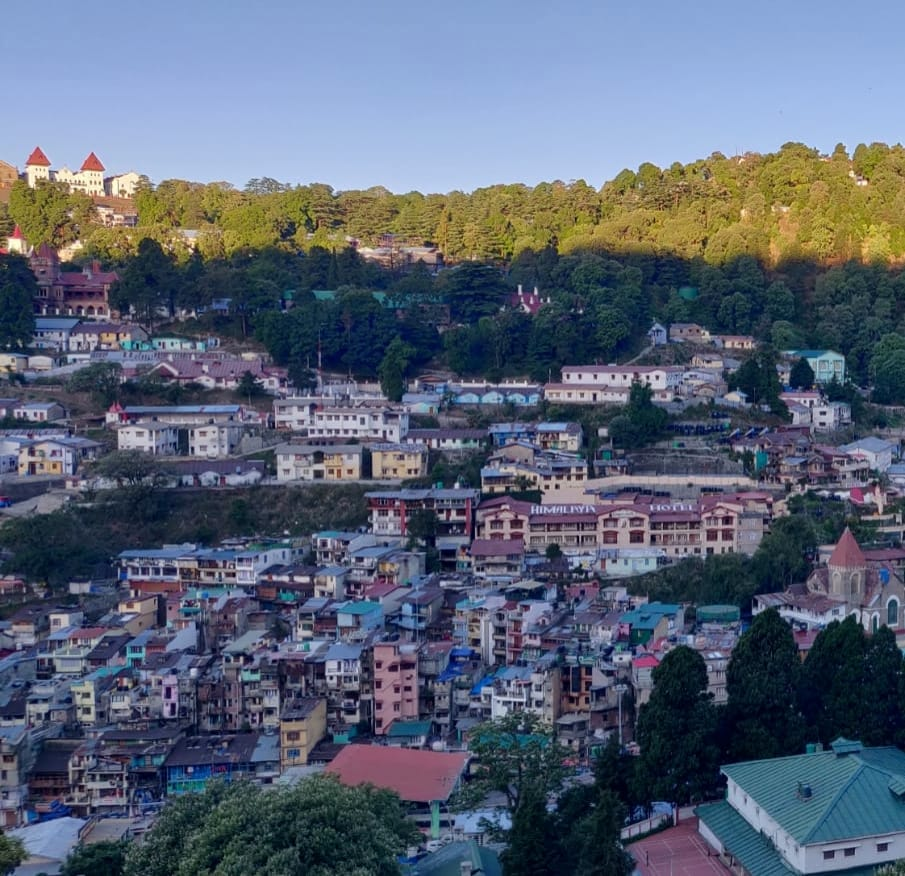
#> input picture part2/input_pano_1/0.jpg, 905 x 876 px
$ python b.py input_pano_1 out
#> lines starting #> are read from the running program, lines starting #| are printed output that depends on the picture; after the words box and inside, x2 and y2 are one past the last pixel; in counts of white or black regions, pixels touching at a corner belong together
import numpy as np
import imutils
import cv2
import os
from tqdm import tqdm
import argparse

# Function to detect keypoints and compute descriptors using SIFT
def sift_detect_descriptor(image):
    descriptor=cv2.SIFT_create() #SIFT
    kps,features=descriptor.detectAndCompute(image,None)
    kps=np.float32([kp.pt for kp in kps]) #keypoints to float32 array
    return (kps,features)

# Function to match keypoints between two images using BFMatcher and ratio test
def interest_point_matcher(interestA,interestB,xA,xB,ratio,re_proj):
    matcher=cv2.BFMatcher()
    rawMatches=matcher.knnMatch(xA,xB,2) #KNN matching
    matches=[]
    for m in rawMatches:
        if len(m) == 2 and m[0].distance<m[1].distance*ratio: #Lowe's ratio test
            matches.append((m[0].trainIdx,m[0].queryIdx))
    if len(matches)>4: #Ensure enough matches exist to compute homography
        ptsA=np.float32([interestA[i] for (_,i) in matches])
        ptsB=np.float32([interestB[i] for (i,_) in matches])
        H,status=cv2.findHomography(ptsA,ptsB,cv2.RANSAC,re_proj) #homography matrix
        return (matches,H,status)
    return None

#Function to visualize matches between keypoints of two images
def viz_matches(imageA,imageB,interestA,interestB,matches,status):
    hA,wA=imageA.shape[:2]
    hB,wB=imageB.shape[:2]
    viz=np.zeros((max(hA,hB),wA+wB,3),dtype="uint8")# Create an empty canvas for visualization
    viz[0:hA,0:wA]=imageA
    viz[0:hB,wA:]=imageB
    for((trainIdx,queryIdx),s) in zip(matches,status):
        if s == 1:# If the match is good, draw a line
            ptA=(int(interestA[queryIdx][0]),int(interestA[queryIdx][1]))
            ptB=(int(interestB[trainIdx][0])+wA,int(interestB[trainIdx][1]))
            cv2.line(viz,ptA,ptB,(0,255,0),1)
    return viz

# Function to crop the extra black regions from the stitched panorama
def crop_black_region(image):
    gray=cv2.cvtColor(image,cv2.COLOR_BGR2GRAY)
    _,thresh=cv2.threshold(gray,0,255,cv2.THRESH_BINARY) # Convert to binary image
    contours,_=cv2.findContours(thresh,cv2.RETR_EXTERNAL,cv2.CHAIN_APPROX_SIMPLE)
    if contours:
        x,y,w,h=cv2.boundingRect(contours[0]) # Find bounding box of the content area
        return image[y:y+h-1,x:x+w-1] # the cropped img
    return image

# Function to perform image stitching
def stitch(images,ratio=0.75,re_proj=5.0,show_overlay=False):
    imageB,imageA=images
    interestA,xA=sift_detect_descriptor(imageA)
    interestB,xB=sift_detect_descriptor(imageB)
    M=interest_point_matcher(interestA,interestB,xA,xB,ratio,re_proj)
    if M is None:
        print("Not enough matches found.")
        return None
    matches,H,status=M
    pano_img=cv2.warpPerspective(imageA,H,(imageA.shape[1]+imageB.shape[1],imageA.shape[0]))# Warp imageA
    pano_img[0:imageB.shape[0],0:imageB.shape[1]]=imageB # Overlay imageB on top
    pano_img = crop_black_region(pano_img)
    if show_overlay:
        visualization=viz_matches(imageA,imageB,interestA,interestB,matches,status)
        return (pano_img,visualization)
    return pano_img

#Function to display an image for a given time in seconds
def show(img,time=3,msg="Image"):
    cv2.imshow(msg,img)
    cv2.waitKey(int(time*1000))
    cv2.destroyAllWindows()

def main(input_dir,output_dir):
#> called with input_dir = 'input_pano_1', output_dir = 'out'
    img_path=[]
    for i in os.listdir(input_dir):
        img_path.append(os.path.join(input_dir,i))
    assert len(img_path)>0,"No image found in input folder"
    img_path.sort(key=lambda x:int(os.path.splitext(os.path.basename(x))[0]))
    if os.path.exists(output_dir):
        pass
    else:
        os.makedirs(output_dir)

    left_img=cv2.imread(img_path[0])
#> left_img is the input picture: shape (876, 905, 3); mean B, G, R 117.1, 99, 89.1
    left_img=imutils.resize(left_img,width=600)
#> left_img: shape (580, 600, 3)
    for i in tqdm(range(1,len(img_path))):
        right_img=cv2.imread(img_path[i])
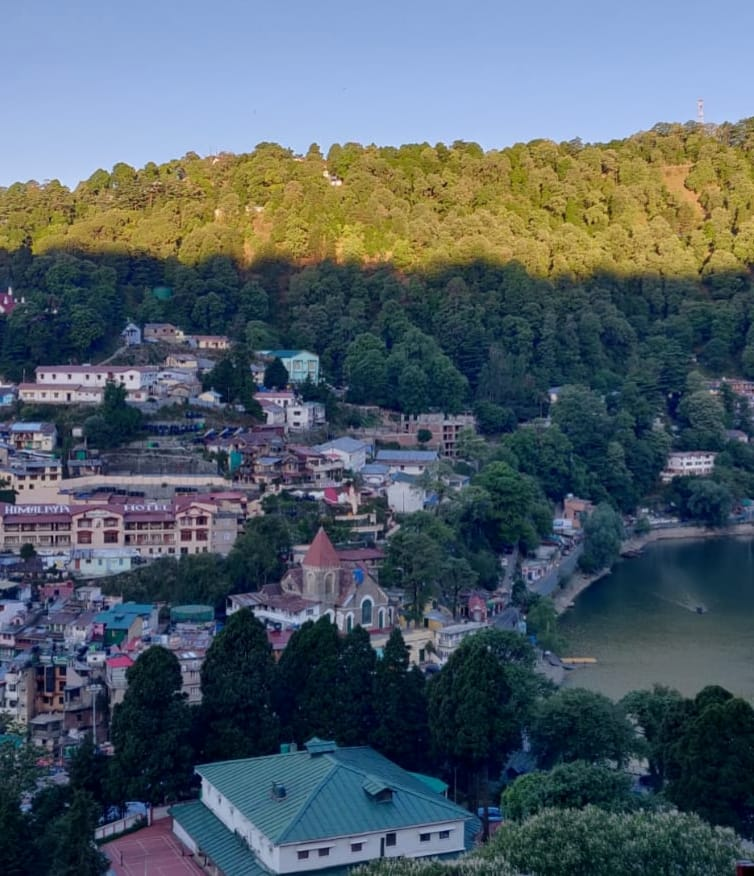
#> input picture part2/input_pano_1/1.jpg, 754 x 876 px
#> right_img is the input picture: shape (876, 754, 3); mean B, G, R 104, 94, 80.5
        right_img=imutils.resize(right_img,width=600)
#> right_img: shape (697, 600, 3)
        pano_img=stitch([left_img,right_img],show_overlay=True)
#> in sift_detect_descriptor, `kps,features=descriptor.detectAndCompute(image,None)`: kps = 4536 keypoints; strongest (x, y, size): (25, 387, 2.5), (338, 666, 4.8), (236, 329, 2.7), (17, 387, 2.5)
#> in sift_detect_descriptor, `kps=np.float32([kp.pt for kp in kps])`: kps = 4536 pairs, first value 2.3 to 596.5, second value 88.45 to 694.2
#> in stitch, `interestA,xA=sift_detect_descriptor(imageA)`: interestA has the same summary as kps in sift_detect_descriptor
#> in sift_detect_descriptor (call 2), `kps,features=descriptor.detectAndCompute(image,None)`: kps = 4683 keypoints; strongest (x, y, size): (9, 161, 6.8), (369, 322, 2.1), (43, 168, 6.2), (394, 262, 1.9)
#> in stitch, `interestB,xB=sift_detect_descriptor(imageB)`: interestB = 4683 pairs, first value 2.33 to 597, second value 87.95 to 577.1
#> in interest_point_matcher, `rawMatches=matcher.knnMatch(xA,xB,2)`: rawMatches = 4536 matches
#> after the loop in interest_point_matcher, `for m in rawMatches:`: matches = 1203 pairs, first value 296 to 4675, second value 5 to 4335
#> in interest_point_matcher, `ptsA=np.float32([interestA[i] for (_,i) in matches])`: ptsA = 1203 pairs, first value 2.95 to 559.1, second value 103.3 to 692.4
#> in interest_point_matcher, `ptsB=np.float32([interestB[i] for (i,_) in matches])`: ptsB = 1203 pairs, first value 37.84 to 595.8, second value 87.95 to 576.4
#> in interest_point_matcher, `H,status=cv2.findHomography(ptsA,ptsB,cv2.RANSAC,re_proj)`: H = [[0.833, -8.89e-05, 348.5], [0.000179, 0.832, -0.0432], [4.25e-07, -1.88e-07, 1]]; status = 1203 values, max 1 at index 0, min 0 at index 22, mean 0.978
#> in crop_black_region, `gray=cv2.cvtColor(image,cv2.COLOR_BGR2GRAY)`:
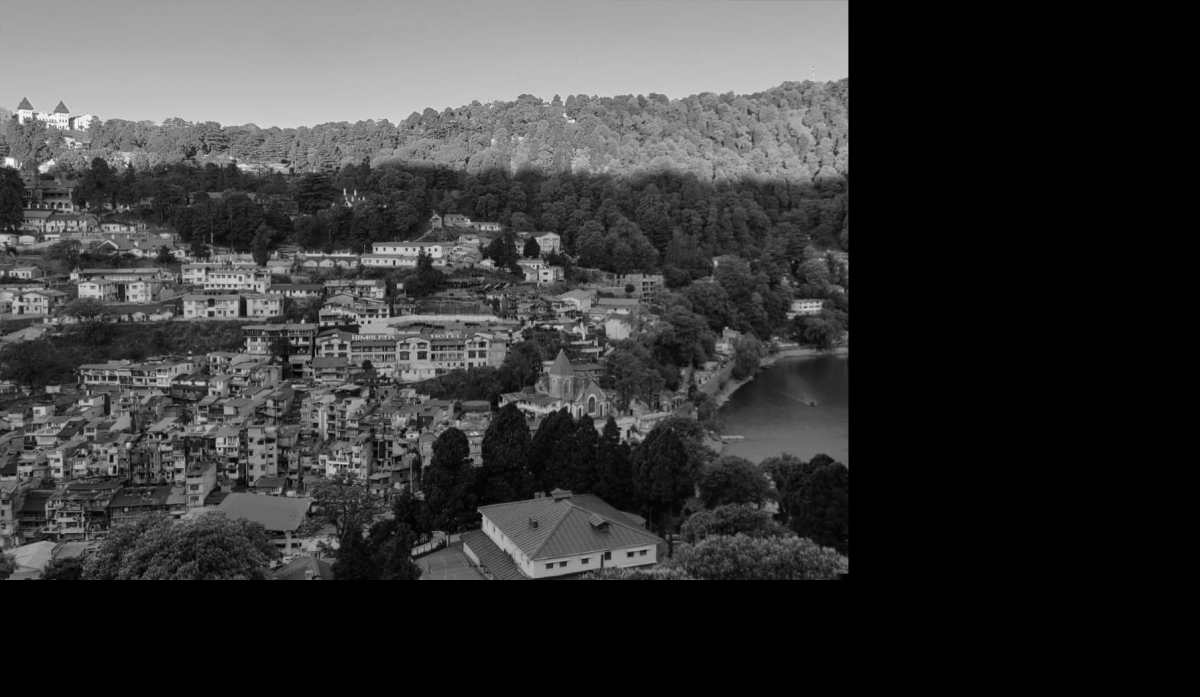
#> gray: shape (697, 1200); min 0, max 250, mean 55.8
#> in crop_black_region, `_,thresh=cv2.threshold(gray,0,255,cv2.THRESH_BINARY)`:
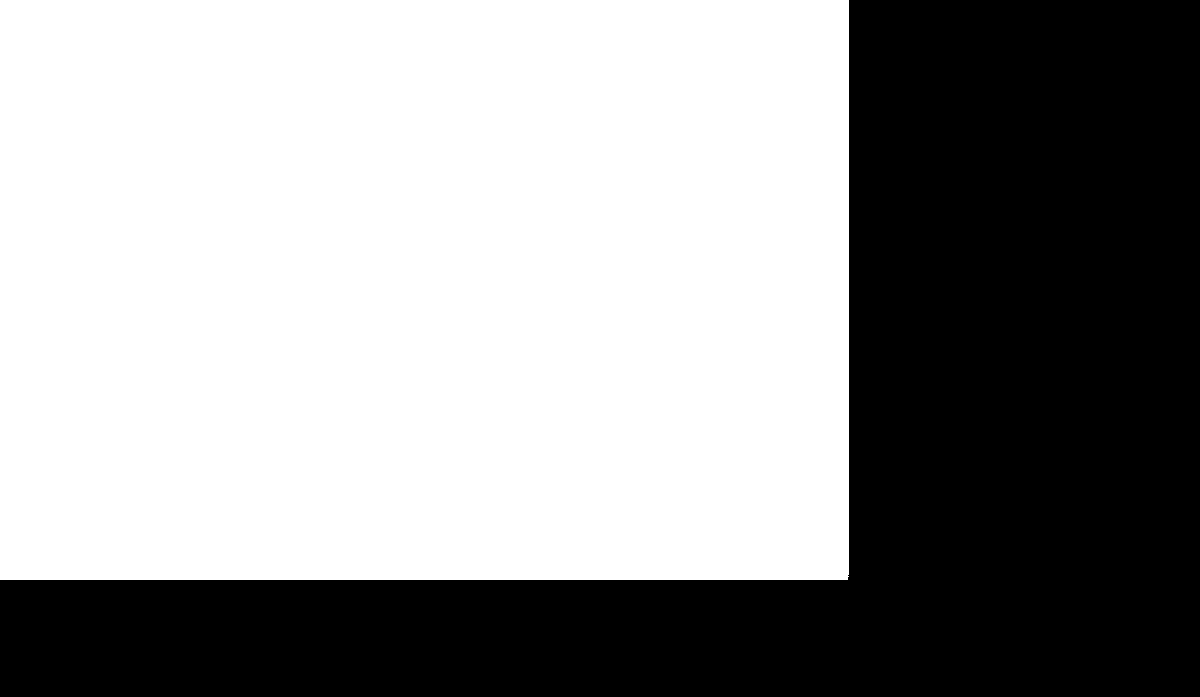
#> thresh: shape (697, 1200); 58.9% white; 1 black region, box (x1, y1, x2, y2) and area: (0, 0, 1200, 697) 343984
#> in crop_black_region, `contours,_=cv2.findContours(thresh,cv2.RETR_EXTERNAL,cv2.CHAIN_APPROX_..`: contours = 1 item
#> in crop_black_region, `x,y,w,h=cv2.boundingRect(contours[0])`: x = 0; w = 849; h = 580
#> in crop_black_region, `return image[y:y+h-1,x:x+w-1]`:
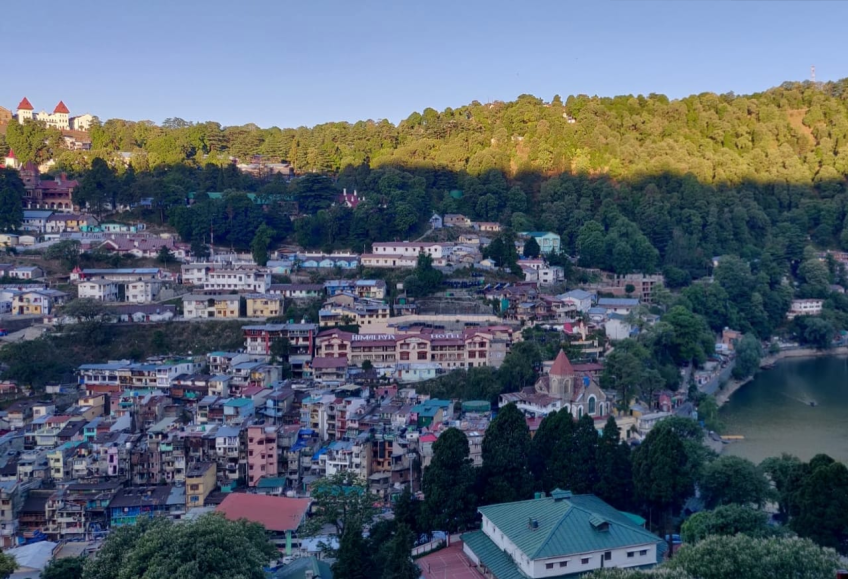
#> returned value: shape (579, 848, 3); mean of channels 0, 1, 2 111.2, 96.7, 85.1; drawn as B, G, R
#> in viz_matches, `viz[0:hB,wA:]=imageB`:
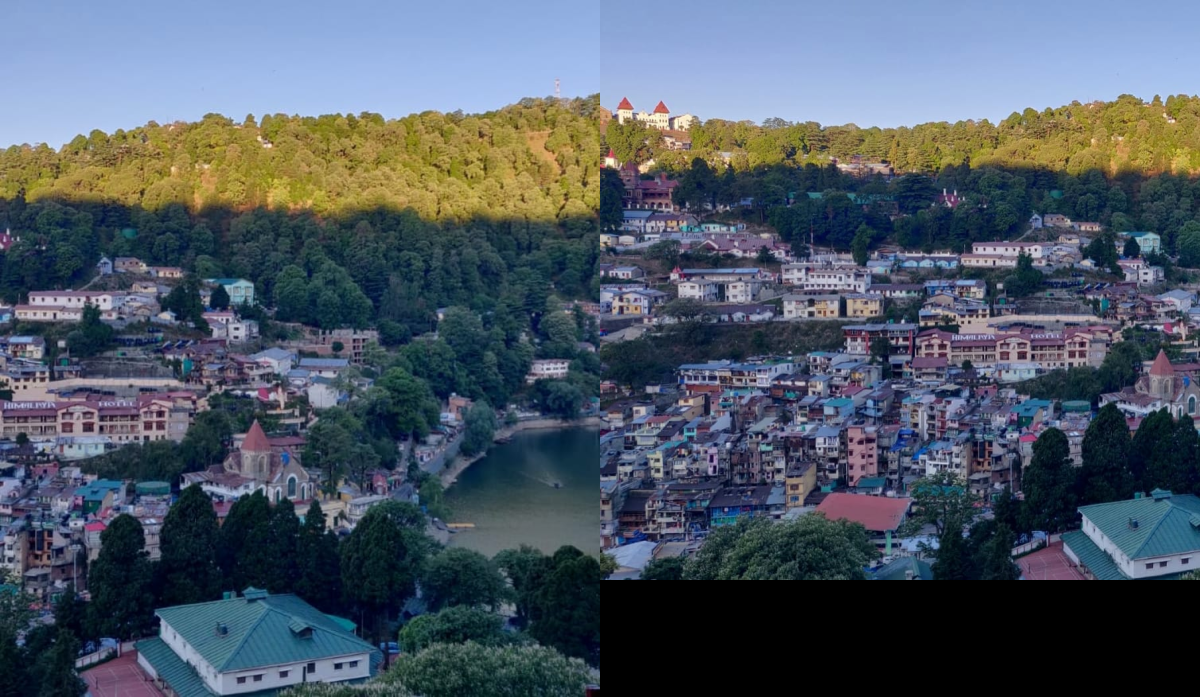
#> viz: shape (697, 1200, 3); mean B, G, R 100.7, 88.2, 77.3
#> the loop in viz_matches, `for((trainIdx,queryIdx),s) in zip(matches,status):` made 1203 passes
#> (trainIdx, queryIdx, s, ptA, ptB) on passes 1 to 12: (3045, 5, [1], (2, 544), (950, 453)), (3056, 17, [1], (4, 345), (951, 287)), (3063, 19, [1], (4, 194), (952, 161)), (3069, 29, [1], (5, 446), (953, 371)), (3071, 33, [1], (6, 562), (953, 468)), (3074, 38, [1], (6, 424), (954, 353)), (3076, 40, [1], (7, 438), (954, 365)), (3075, 43, [1], (7, 405), (954, 336)), (3077, 44, [1], (7, 251), (954, 209)), (3081, 45, [1], (7, 539), (954, 449)), (3078, 46, [1], (7, 414), (954, 344)), (3082, 47, [1], (7, 232), (955, 193))
#> (ptA, ptB) on passes 61 to 66: ((18, 326), (963, 271)), ((18, 168), (963, 140)), ((18, 417), (964, 347)), ((18, 402), (964, 334)), ((18, 297), (963, 247)), ((19, 556), (964, 462))
#> after the loop in viz_matches, `for((trainIdx,queryIdx),s) in zip(matches,status):`:
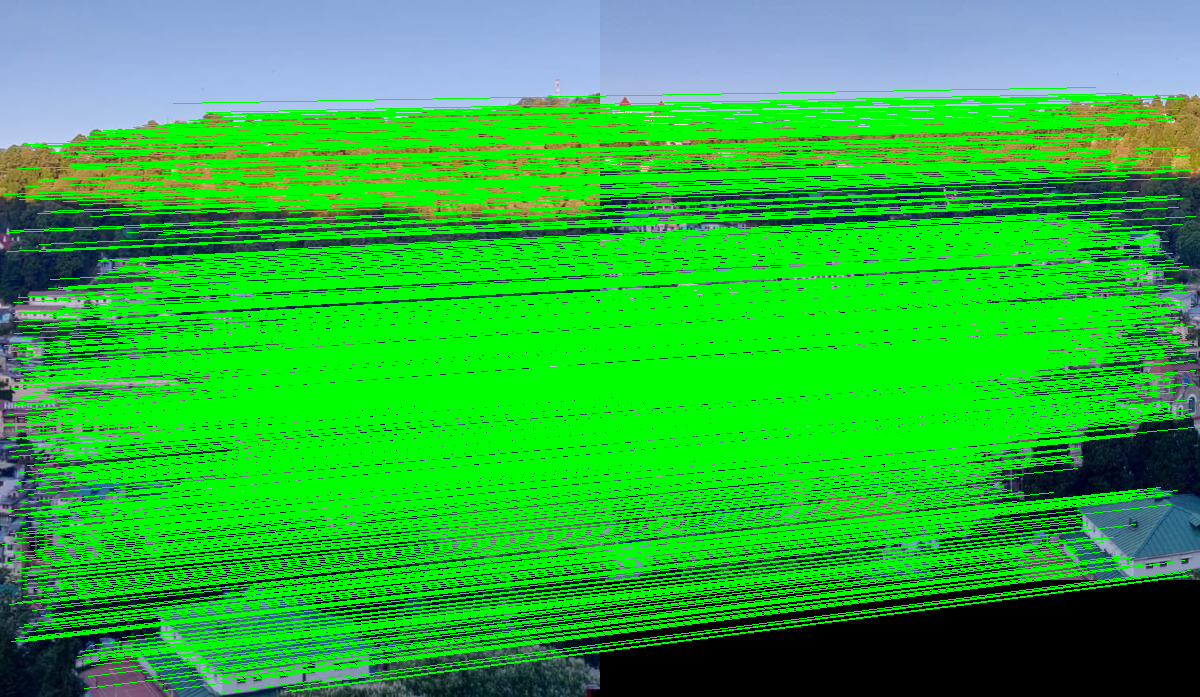
#> viz: shape (697, 1200, 3); mean B, G, R 55.7, 178.6, 41.4
        if pano_img is not None:
            left_img,viz=pano_img
            cv2.imwrite(os.path.join(output_dir,f"stiched_{i}.jpg"),viz)
    cv2.imwrite(os.path.join(output_dir,"panorama.jpg"),left_img)

parser=argparse.ArgumentParser(description="Process input panorama.")
parser.add_argument("input_dir",help="Name of the input directory")
parser.add_argument("output_dir",help="Name of the output directory")
args=parser.parse_args()
main(args.input_dir,args.output_dir)
